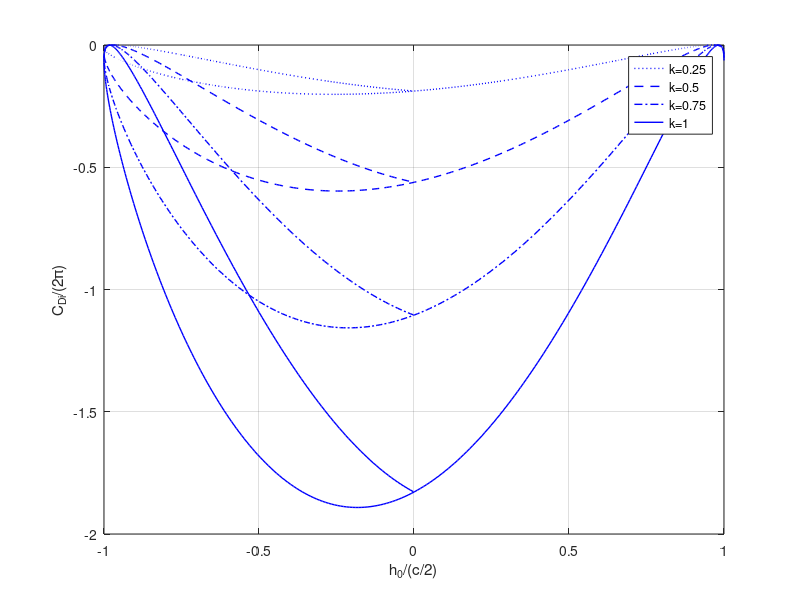

Write MATLAB code to recreate this figure.
% Function garrick_plunge
%
% Computes induced drag due to harmonic plunging motions.
%
% Written by: Rafael Palacios (r.palacios@imperial.ac.uk)
% Latest update: May 2018. 
%%%%%%%%%%%%%%%%%%%%%%%%%%%%%%%%%% 
close all, clear all

% Define frequency-domain analytic functions.
theod=@(xx) besselh(1,2,xx)./(besselh(1,2,xx)+i*besselh(0,2,xx));

linestyles={'b:','b--','b-.','b-'}
k=[0.25:0.25:1];
for i=1:length(k)
    ks=0:0.01:3*pi/2;
    h=cos(ks);
    C=theod(k(i));
    Cd=-2*pi*k(i)^2*(imag(C)*cos(ks)+real(C)*sin(ks)).^2;
    
    plot(h,Cd,linestyles{i},'LineWidth',1), hold on
    grid on
end
ylabel('C_{Di}/(2\pi)')
xlabel('h_0/(c/2)')
legend('k=0.25','k=0.5','k=0.75','k=1')